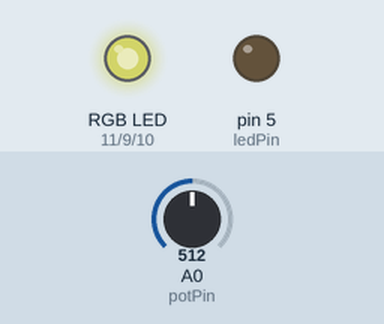
Recording of a sketch running on a simulated Arduino Uno, built with avr-gcc and run on an emulated ATmega328P. Shown: an RGB LED mixed from three pins (HIGH = lit), output pins drawn as LEDs (lit = HIGH). Dashed ring = blinking. Inputs (shaded band) come from the test bench; at power-on: A0 (potPin) = 512. Dim RGB values are drawn brighter than linear.

Above: at 1.2 s.
1.3 s: A0 (potPin) set to 306
At 1.65 s:
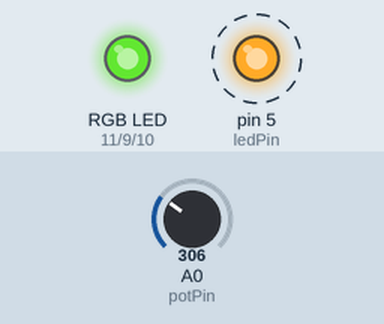
4.3 s: A0 (potPin) set to 122
At 4.81 s:
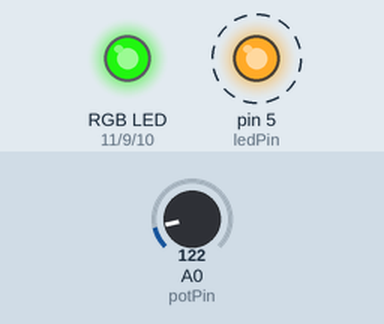
7.3 s: A0 (potPin) set to 0
At 7.45 s:
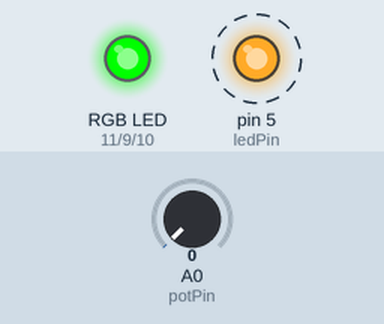
10.3 s: A0 (potPin) set to 716
At 12.2 s:
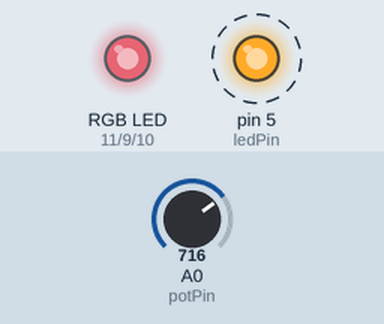
13.3 s: A0 (potPin) set to 900
At 14.7 s:
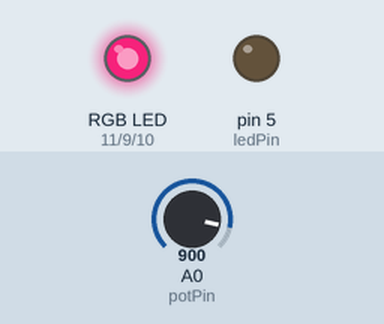
16.3 s: A0 (potPin) set to 511
At 16.7 s:
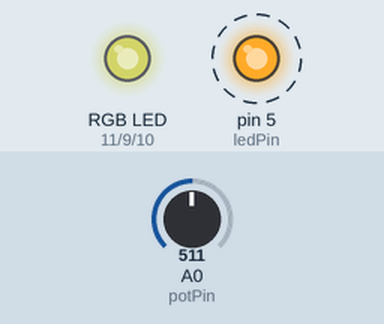
Timing chart, 0 to 20.3 s (numbered marks = the images above; inputs shaded):
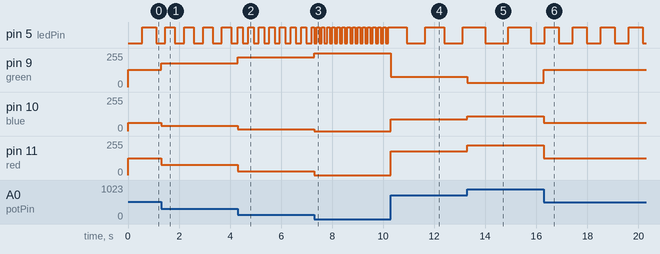

Measured:
- after the input at 1.3 s, pin 5 (ledPin): alternates HIGH for 0.37 s and LOW for 0.37 s, starting after 0.17 s; pin 9 (green): 128/255 → 179/255 at once; pin 10 (blue): 63/255 → 38/255 at once; pin 11 (red): 127/255 → 76/255 at once
- after the input at 4.3 s, pin 5 (ledPin): alternates HIGH for 0.21 s and LOW for 0.21 s, starting at once; pin 9 (green): 179/255 → 225/255 at once; pin 10 (blue): 38/255 → 15/255 at once; pin 11 (red): 76/255 → 30/255 at once
- after the input at 7.3 s, pin 5 (ledPin): alternates HIGH for 0.10 s and LOW for 0.10 s, starting at once; pin 9 (green): 225/255 → 255/255 at once; pin 10 (blue): 15/255 → 0/255 at once; pin 11 (red): 30/255 → 0/255 at once
- after the input at 10.3 s, pin 5 (ledPin): alternates HIGH for 0.73 s and LOW for 0.73 s, starting after 0.63 s; pin 9 (green): 255/255 → 77/255 at once; pin 10 (blue): 0/255 → 89/255 at once; pin 11 (red): 0/255 → 178/255 at once
- after the input at 13.3 s, pin 9 (green): 77/255 → 31/255 at once; pin 10 (blue): 89/255 → 112/255 at once; pin 11 (red): 178/255 → 224/255 at once
- after the input at 16.3 s, pin 5 (ledPin): alternates HIGH for 0.55 s and LOW for 0.55 s, starting at once; pin 9 (green): 31/255 → 128/255 at once; pin 10 (blue): 112/255 → 63/255 at once; pin 11 (red): 224/255 → 127/255 at once

The sketch:

code.ino
```cpp
int red = 11;
int blue = 10;
int green = 9;

int ledPin = 5;
int potPin = A0;

unsigned long previous = 0;
int ledState = LOW;

void setup() {
  pinMode(red, OUTPUT);
  pinMode(blue, OUTPUT);
  pinMode(green, OUTPUT);
  pinMode(ledPin, OUTPUT);
}

void loop() {

  int potValue = analogRead(potPin);

  int brightness = map(potValue, 0, 1023, 0, 255);

  int interval = map(potValue, 0, 1023, 100, 1000);

  analogWrite(red, brightness);           // increases
  analogWrite(green, 255 - brightness);   // decreases
  analogWrite(blue, brightness / 2);      // moderate change

  unsigned long current = millis();

  if (current - previous >= interval) {
    previous = current;
    ledState = !ledState;
    digitalWrite(ledPin, ledState);
  }
}
```
